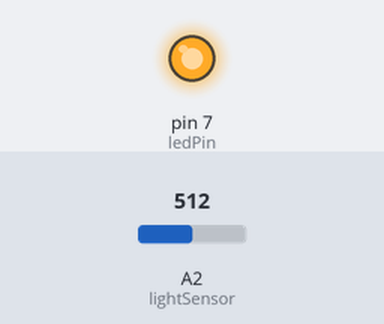
Recording of a sketch running on a simulated Arduino Uno, built with avr-gcc and run on an emulated ATmega328P. Shown: output pins drawn as LEDs (lit = HIGH). The test bench sets the inputs (shaded band); at power-on: A2 (lightSensor) = 512.

Above: at 1.2 s.
1.3 s: A2 (lightSensor) set to 410
2.8 s: A2 (lightSensor) set to 387
At 3.3 s:
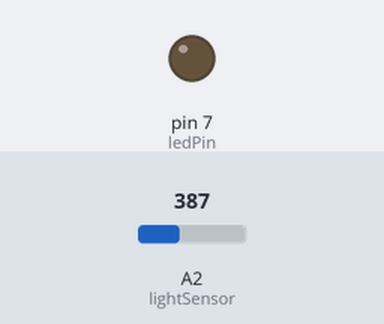
4.3 s: A2 (lightSensor) set to 511
At 5.5 s:
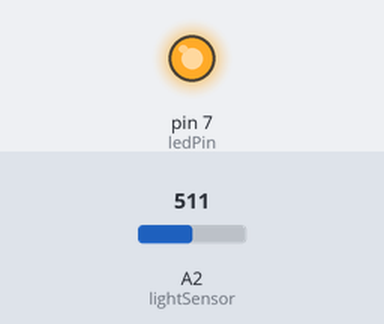
5.8 s: A2 (lightSensor) set to 390
At 6.7 s:
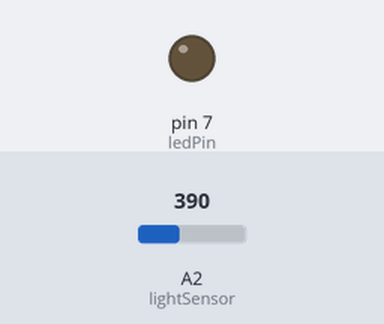
Timing chart, 0 to 8.3 s (numbered marks = the images above; inputs shaded):
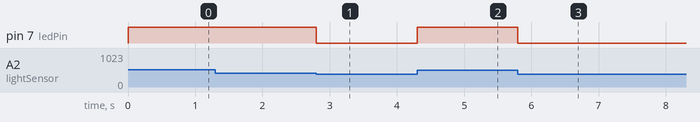

Measured:
- the behaviour switches between 401 and 400 on A2 (lightSensor) (found by bisection; images 0 and 1)
- after the input at 1.3 s, every drawn part: stays the same
- after the input at 2.8 s, pin 7 (ledPin): HIGH → LOW at once
- after the input at 4.3 s, pin 7 (ledPin): LOW → HIGH at once
- after the input at 5.8 s, pin 7 (ledPin): HIGH → LOW at once

The sketch:

grove_light_sensor.ino
```cpp
int ledPin=7;
int lightSensor = 2;
int thresholdvalue=400;

void setup()
{
    pinMode(ledPin,OUTPUT);
    pinMode(lightSensor, INPUT);
}

void loop()
{

    int sensorValue = analogRead(lightSensor);

    if(sensorValue>thresholdvalue)
    {
        digitalWrite(ledPin,HIGH);
    }
    else
    {
        digitalWrite(ledPin,LOW);
    }
}
```
